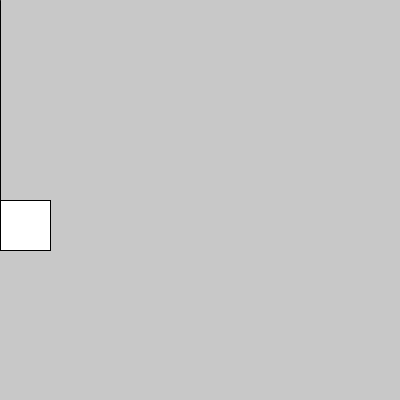
Frame 1 (no input)
Frame 60 (the mouse pressed at the canvas centre just before this capture): identical to frame 1, image omitted
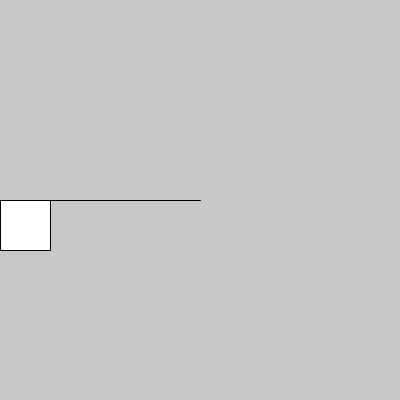
Frame 120 (the mouse held since frame 60 and released just before this capture)

The Processing sketch that drew these frames (run headless with seeded random() and noise(); from frame 60 on, the mouse is pressed at the canvas centre):

// Processing sketch: boton_rectangular
// ── boton_rectangular.pde
int posX = 0;
int tam = 50;
int dir = 0;
int vel = 3;
void setup(){
    size(400, 400);
}

void draw(){
  background(200);
  //AND
  if(mouseX > 0 && mouseX < tam && mouseY > 200 && mouseY < 200 + tam){
    fill(255,0,0);
  }else{
    fill(255);
  }
  
  rect(posX, 200, tam, tam);
  posX = posX + dir * vel;
  
  if(posX + tam > width){
    dir = -1;
  }
  if(posX < 0){
    dir = 1;
  }
  line(mouseX, mouseY, posX, 200);
}

void mouseClicked(){
  /*
  if(???){
    dir = 0;
  }
  */
}

void keyPressed(){
  dir = 1;
}
